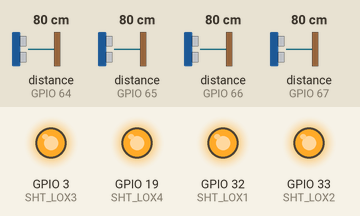
Recording of a sketch running on a simulated ESP32. Parts: output pins drawn as LEDs (lit = HIGH). The test bench sets the inputs (shaded band); at power-on: distance to the obstacle (sensors on GPIO 64, GPIO 65, GPIO 66, GPIO 67) 80 cm. What the sketch prints to the serial monitor is not drawn.

Above: at 0.1 s.
Timing chart, 0 to 1.6 s (numbered marks = the images above):
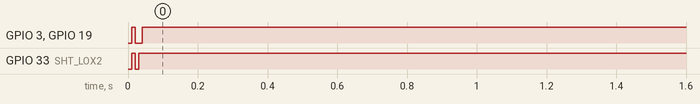

The sketch:

102_multi_distance_sensor.ino
```cpp
// (licence header left out)
#include "Adafruit_VL53L0X.h"

// set the pins to shutdown
#define SHT_LOX1 32
#define SHT_LOX2 33
#define SHT_LOX3 3
#define SHT_LOX4 19

#define LOX1_ADDRESS 0x40
#define LOX2_ADDRESS 0x41
#define LOX3_ADDRESS 0x42
#define LOX4_ADDRESS 0x43

// objects for the vl53l0x
Adafruit_VL53L0X lox1 = Adafruit_VL53L0X();
Adafruit_VL53L0X lox2 = Adafruit_VL53L0X();
Adafruit_VL53L0X lox3 = Adafruit_VL53L0X();
Adafruit_VL53L0X lox4 = Adafruit_VL53L0X();

// Sensor variables
int sensor1,sensor2, sensor3, sensor4;

// this holds the measurement
VL53L0X_RangingMeasurementData_t measure1;
VL53L0X_RangingMeasurementData_t measure2;
VL53L0X_RangingMeasurementData_t measure3;
VL53L0X_RangingMeasurementData_t measure4;

void read_multi_sensors() {

  lox1.rangingTest(&measure1, false); // pass in 'true' to get debug data printout!
  lox2.rangingTest(&measure2, false); // pass in 'true' to get debug data printout!
  lox3.rangingTest(&measure3, false); // pass in 'true' to get debug data printout!
  lox4.rangingTest(&measure4, false); // pass in 'true' to get debug data printout!

  // print sensor one reading
  if(measure1.RangeStatus != 4) {     // if not out of range
    sensor1 = measure1.RangeMilliMeter;
    //Serial.println(sensor1);
  }

  // print sensor two reading
  if(measure2.RangeStatus != 4) {
    sensor2 = measure2.RangeMilliMeter;
    //Serial.println(sensor2);
  }

  // print sensor three reading
  if(measure3.RangeStatus != 4) {
    sensor3 = measure3.RangeMilliMeter;
    //Serial.println(sensor3);
  }

  // print sensor four reading
  if(measure3.RangeStatus != 4) {
    sensor4 = measure4.RangeMilliMeter;
    //Serial.println(sensor3);
  }
}

void distance_sensor_setup() {

  Serial.println("VL53L0X: setup...");
  // all reset
  digitalWrite(SHT_LOX1, LOW);
  digitalWrite(SHT_LOX2, LOW);
  digitalWrite(SHT_LOX3, LOW);
  digitalWrite(SHT_LOX4, LOW);
  delay(10);

  Serial.println("VL53L0X: Both in reset mode...(pins are low)");

  // all unreset
  digitalWrite(SHT_LOX1, HIGH);
  digitalWrite(SHT_LOX2, HIGH);
  digitalWrite(SHT_LOX3, HIGH);
  digitalWrite(SHT_LOX4, HIGH);
  delay(10);

  // 1 센서 활성화, 2/3/4 센서 비활성화
  digitalWrite(SHT_LOX1, HIGH);
  digitalWrite(SHT_LOX2, LOW);
  digitalWrite(SHT_LOX3, LOW);
  digitalWrite(SHT_LOX4, LOW);
  delay(10);

  // 1 센서 주소 할당하기. 1 센서가 반응하지 않으면 계속 시도하기
  if(!lox1.begin(LOX1_ADDRESS)) {
    Serial.println(F("Failed to boot first VL53L0X"));
    while(1){
      if(!lox1.begin(LOX1_ADDRESS)){
        break;
      }
    }
  }

  // 2 센서 주소 할당하기, 2 센서가 반응하지 않으면 계속 시도학 ㅣ
  digitalWrite(SHT_LOX2, HIGH);
  delay(10);
  if(!lox2.begin(LOX2_ADDRESS)) {
    Serial.println(F("Failed to boot second VL53L0X"));
    while(1){
      if(!lox2.begin(LOX2_ADDRESS)){
        break;
      }
    }
  }

  // 3 센서 주소 할당하기, 3 센서가 반응하지 않으면 계속 시도학 ㅣ
  digitalWrite(SHT_LOX3, HIGH);
  delay(10);
  if(!lox3.begin(LOX3_ADDRESS)) {
    Serial.println(F("Failed to boot third VL53L0X"));
    while(1){
       if(!lox3.begin(LOX3_ADDRESS)){
        break;
      }
    }
  }

  // 4 센서 주소 할당하기, 4 센서가 반응하지 않으면 계속 시도학 ㅣ
  digitalWrite(SHT_LOX4, HIGH);
  delay(10);
  //initing LOX4
  if(!lox4.begin(LOX4_ADDRESS)) {
    Serial.println(F("Failed to boot third VL53L0X"));
    while(1){
      if(!lox3.begin(LOX3_ADDRESS)){
        break;
      }
    }
  }
}

void setup() {
  Serial.begin(115200);
  Serial.print("ACT ground robot Start...");
  pinMode(SHT_LOX1, OUTPUT);
  pinMode(SHT_LOX2, OUTPUT);
  pinMode(SHT_LOX3, OUTPUT);
  pinMode(SHT_LOX4, OUTPUT);
  distance_sensor_setup();
}

void loop() {
  // put your main code here, to run repeatedly:
  read_multi_sensors();
  Serial.print(sensor1);
  Serial.print(" ");
  Serial.print(sensor2);
  Serial.print(" ");
  Serial.print(sensor3);
  Serial.print(" ");
  Serial.print(sensor4);
  Serial.println(" ");
  delay(100);
}
```
